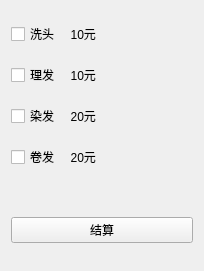
<?xml version="1.0" encoding="UTF-8"?>
<ui version="4.0">
 <class>Form</class>
 <widget class="QWidget" name="Form">
  <property name="geometry">
   <rect>
    <x>0</x>
    <y>0</y>
    <width>204</width>
    <height>271</height>
   </rect>
  </property>
  <property name="windowTitle">
   <string>Form</string>
  </property>
  <layout class="QVBoxLayout" name="verticalLayout">
   <item>
    <widget class="QCheckBox" name="checkBox">
     <property name="text">
      <string>洗头     10元</string>
     </property>
    </widget>
   </item>
   <item>
    <widget class="QCheckBox" name="checkBox_2">
     <property name="text">
      <string>理发     10元</string>
     </property>
    </widget>
   </item>
   <item>
    <widget class="QCheckBox" name="checkBox_3">
     <property name="text">
      <string>染发     20元</string>
     </property>
    </widget>
   </item>
   <item>
    <widget class="QCheckBox" name="checkBox_4">
     <property name="text">
      <string>卷发     20元</string>
     </property>
    </widget>
   </item>
   <item>
    <widget class="QLabel" name="label">
     <property name="sizePolicy">
      <sizepolicy hsizetype="Minimum" vsizetype="Fixed">
       <horstretch>0</horstretch>
       <verstretch>0</verstretch>
      </sizepolicy>
     </property>
     <property name="text">
      <string/>
     </property>
    </widget>
   </item>
   <item>
    <widget class="QPushButton" name="pushButton">
     <property name="text">
      <string>结算</string>
     </property>
    </widget>
   </item>
  </layout>
 </widget>
 <resources/>
 <connections/>
</ui>
